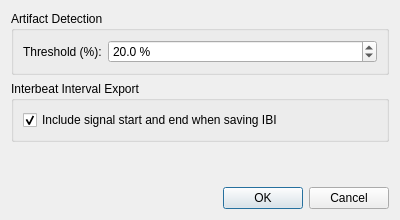
<?xml version="1.0" encoding="UTF-8"?>
<ui version="4.0">
 <class>SettingsDialog</class>
 <widget class="QDialog" name="SettingsDialog">
  <property name="geometry">
   <rect>
    <x>0</x>
    <y>0</y>
    <width>400</width>
    <height>220</height>
   </rect>
  </property>
  <property name="windowTitle">
   <string>Dialog</string>
  </property>
  <layout class="QVBoxLayout" name="verticalLayout">
   <item>
    <widget class="QGroupBox" name="artifactDetectionGroupBox">
     <property name="title">
      <string>Artifact Detection</string>
     </property>
     <layout class="QFormLayout" name="formLayout">
      <item row="0" column="0">
       <widget class="QLabel" name="thresholdLabel">
        <property name="text">
         <string>Threshold (%):</string>
        </property>
       </widget>
      </item>
      <item row="0" column="1">
       <widget class="QDoubleSpinBox" name="artifactThresholdSpinBox">
        <property name="suffix">
         <string> %</string>
        </property>
        <property name="decimals">
         <number>1</number>
        </property>
        <property name="minimum">
         <double>1.0</double>
        </property>
        <property name="maximum">
         <double>100.0</double>
        </property>
        <property name="singleStep">
         <double>1.0</double>
        </property>
        <property name="value">
         <double>20.0</double>
        </property>
       </widget>
      </item>
     </layout>
    </widget>
   </item>
   <item>
    <widget class="QGroupBox" name="groupBox">
     <property name="title">
      <string>Interbeat Interval Export</string>
     </property>
     <layout class="QVBoxLayout" name="verticalLayout_2">
      <item>
       <widget class="QCheckBox" name="includeStartEndCheckBox">
        <property name="text">
         <string>Include signal start and end when saving IBI</string>
        </property>
        <property name="checked">
         <bool>true</bool>
        </property>
       </widget>
      </item>
     </layout>
    </widget>
   </item>
   <item>
    <spacer name="verticalSpacer">
     <property name="orientation">
      <enum>Qt::Vertical</enum>
     </property>
     <property name="sizeHint" stdset="0">
      <size>
       <width>20</width>
       <height>40</height>
      </size>
     </property>
    </spacer>
   </item>
   <item>
    <widget class="QDialogButtonBox" name="buttonBox">
     <property name="orientation">
      <enum>Qt::Horizontal</enum>
     </property>
     <property name="standardButtons">
      <set>QDialogButtonBox::Cancel|QDialogButtonBox::Ok</set>
     </property>
    </widget>
   </item>
  </layout>
 </widget>
 <resources/>
 <connections>
  <connection>
   <sender>buttonBox</sender>
   <signal>accepted()</signal>
   <receiver>SettingsDialog</receiver>
   <slot>accept()</slot>
   <hints>
    <hint type="sourcelabel">
     <x>248</x>
     <y>254</y>
    </hint>
    <hint type="destinationlabel">
     <x>157</x>
     <y>274</y>
    </hint>
   </hints>
  </connection>
  <connection>
   <sender>buttonBox</sender>
   <signal>rejected()</signal>
   <receiver>SettingsDialog</receiver>
   <slot>reject()</slot>
   <hints>
    <hint type="sourcelabel">
     <x>316</x>
     <y>260</y>
    </hint>
    <hint type="destinationlabel">
     <x>286</x>
     <y>274</y>
    </hint>
   </hints>
  </connection>
 </connections>
</ui>
